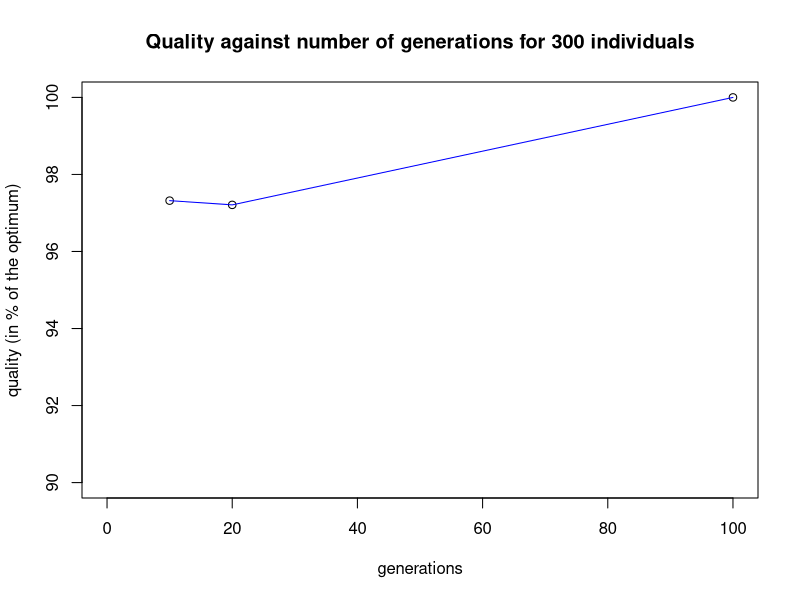

Here is the R script that generated this plot:
#run 'png(quality.png)' from R shell
generations <- c(10,20,100)
quality <- c(97.32,97.21,100)

plot(generations, quality, main="Quality against number of generations for 300 individuals", sub="",  xlab="generations", ylab="quality (in % of the optimum)",
xlim=c(0, 100), ylim=c(90, 100), lty=1)

lines(generations,quality,col="blue",lty=1)
#run 'dev.off()' from R shell

